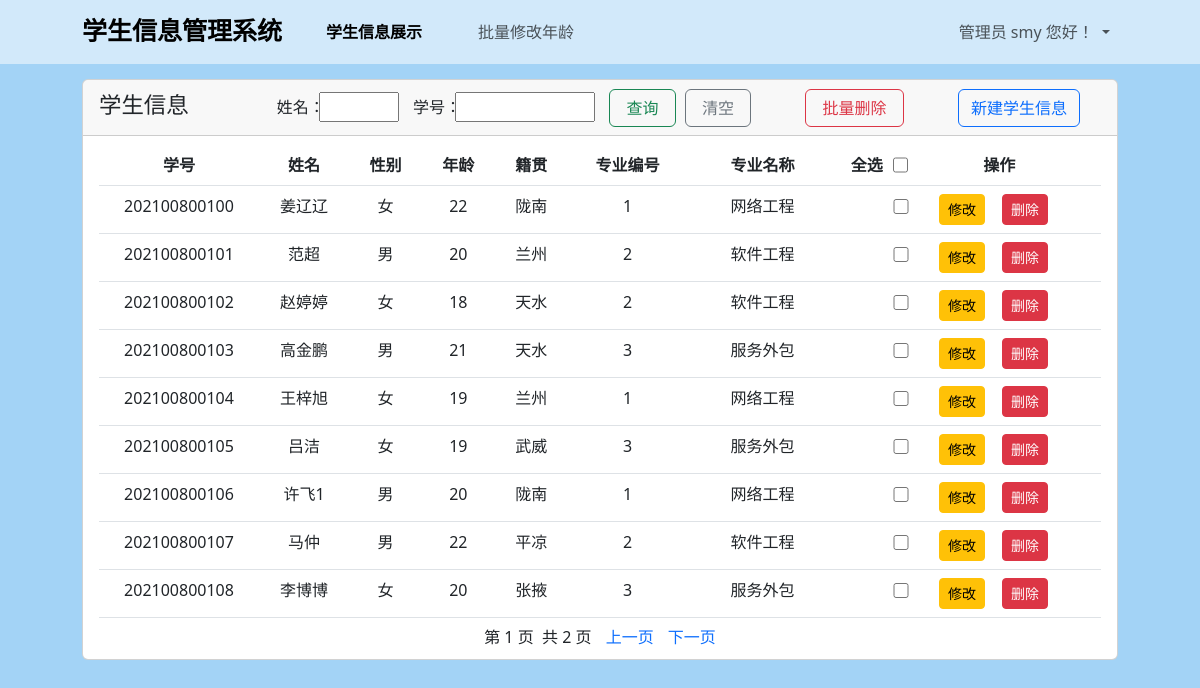
The app's page / (signed in) with its own data.
### tables this page shows
CREATE TABLE student(
        id INT PRIMARY KEY     NOT NULL,
        name       VARCHAR(50) NOT NULL,
        sex        CHAR(2)     NOT NULL,
        age        INT         NOT NULL,
        origin     VARCHAR(50) NOT NULL,
        profession_id int NOT NULL
        );

CREATE TABLE "profession"(id INT,name TEXT);

### main.py (the view)
@app.route("/", methods=["GET"])
def home():
    if not CheckLogin():
        return redirect(url_for("login"))
    select_condition = {}
    strWhere = []
    if "name" in request.args:
        name = request.args["name"]
        select_condition["name"] = name
        if name != "":
            strWhere.append("s.name like '%%%s%%'" % name)
    if "id" in request.args:
        ID = request.args["id"]
        select_condition["id"] = ID
        if ID != "":
            strWhere.append("s.id like '%%%s%%'" % ID)
    sql = """SELECT count(*) count FROM student s"""
    if len(strWhere) > 0:
        sql = sql + " where " + " and ".join(strWhere) + ";"
    count, _ = selectData(conn, sql)
    total_page_number = math.ceil(count[0]["count"] / 9 - 1) + 1
    page_number = "1"
    if "page" in request.args:
        page = request.args["page"]
        if int(page) <= 0:
            page_number = 1
            page = ""
        elif int(page) > total_page_number:
            page = str(total_page_number)
        if page != "":
            page_number = page
            sql = """SELECT s.*,p.name profession_name
                     FROM student s INNER JOIN profession p
                     ON s.profession_id = p.id
                     %s
                     ORDER BY s.id
                     LIMIT 9 %s;""" % (
                ("where " + " and ".join(strWhere)) if (len(strWhere) > 0) else "",
                "OFFSET " + str(9 * (int(page) - 1)) if (int(page) > 0) else "",
            )
        else:
            sql = """SELECT s.*,p.name profession_name
                     FROM student s INNER JOIN profession p
                     ON s.profession_id = p.id
                     %s
                     ORDER BY s.id
                     LIMIT 9;""" % (
                ("where " + " and ".join(strWhere)) if (len(strWhere) > 0) else ""
            )
    else:
        sql = """SELECT s.*,p.name profession_name
                 FROM student s INNER JOIN profession p
                 ON s.profession_id = p.id
                 %s
                 ORDER BY s.id
                 LIMIT 9;""" % (
            ("where " + " and ".join(strWhere)) if (len(strWhere) > 0) else ""
        )
    students, fields = selectData(conn, sql)
    if "template" in request.args:
        template_name = request.args["template"]
        if template_name == "update_index":
            return render_template(
                "update_index.html",
                total_page_number=total_page_number,
                students=students,
                username=session["username"],
                page_number=page_number,
                select_condition=select_condition,
                fields=fields,
                updateAges=request.args.get("updateAges"),
                error_message=request.args.get("error_message"),
            )
    else:
        return render_template(
            "index.html",
            total_page_number=total_page_number,
            students=students,
            username=session["username"],
            page_number=page_number,
            select_condition=select_condition,
            error_message=request.args.get("error_message"),
        )

### dbOperations.py (called while the page is built)
def selectData(conn, sql):
    cursor = conn.cursor()
    cursor.execute(sql)
    fields = []  # 表中所有的字段
    for column in cursor.description:
        fields.append(column[0])
    result = cursor.fetchall()
    cursor.close()
    return result, fields

### main.py (called while the page is built)
def CheckLogin():
    if "username" in session:
        return True
    else:
        return False

### templates/index.html (shortened to what this page needs)
<!DOCTYPE html>
<html lang="zn">
<head>
    <link href="../static/bootstrap/5.3.0/css/bootstrap.min.css" rel="stylesheet">
</head>
<body>
<nav class="navbar navbar-expand-lg" style="background-color: #d2e9fa;">
    <div class="container">
        <span class="navbar-brand" id="brand">学生信息管理系统</span>
        <ul class="navbar-nav me-auto mb-2 mb-lg-0">
            <li class="nav-item my-item">
                <a class="nav-link active" role="button" href="/" id="navLink1" style="font-weight: bold">
                    学生信息展示
                </a>
            </li>
            <li class="nav-item my-item">
                <a class="nav-link" role="button" href="/?template=update_index" id="navLink2">
                    批量修改年龄
                </a>
            </li>
        </ul>
        <ul class="navbar-nav">
            <li class="nav-item dropdown">
                <a class="nav-link dropdown-toggle" href="#" role="button" data-bs-toggle="dropdown"
                   aria-expanded="false">
                    管理员 {{ username }} 您好！
                </a>
            </li>
        </ul>
    </div>
</nav>
<div class="container">
    <div class="row">
        <div class="col-12">
            <div class="card" style="margin-top:15px;">
                <div class="card-header">
                    <span class="title">学生信息</span>
                    <form style="display: inline-block; margin-left: 7vw; margin-right: 5px;">
                        <label for="name">姓名：</label>
                        <input type="text" name="name" id="name" value="{{ select_condition["name"] }}">
                        <label for="id">学号：</label>
                        <input name="id" id="id" value="{{ select_condition["id"] }}">
                        <button class="btn btn-outline-success" type="button" onclick="select()">&nbsp;查询&nbsp;
                        </button>
                    </form>
                    <button class="btn btn-outline-secondary" onclick="select_reset()" style="margin-right: 50px;">
                        &nbsp;清空&nbsp;
                    </button>
                    <button class="btn btn-outline-danger" style="margin-right: 50px;"
                            id="delete_selected_students_button">&nbsp;批量删除&nbsp;
                    </button>
                    <a href="/add" class="btn btn-outline-primary">新建学生信息</a>
                </div>
                <div class="card-body">
                    <table class="table table-hover" id="table_body">
                        <thead>
                        <tr>
                            <th>学号</th>
                            <th>姓名</th>
                            <th>性别</th>
                            <th>年龄</th>
                            <th>籍贯</th>
                            <th>专业编号</th>
                            <th>专业名称</th>
                            <th>
                                <span>操作</span>
                                <div style="width: 60px; float:left; position: relative; left: 5px;">
                                    <label for="selectAll" style="float:left; margin-right: 10px">全选</label>
                                    <input type="checkbox" id="selectAll"
                                           style="width: 15px; height: 24px; margin: 0; float:left;"
                                           autocomplete="off">
                                </div>
                            </th>
                        </tr>
                        </thead>
                        <tbody>
                        {% for student in students %}
                            <tr>
                                {% for value in student %}
                                    <td>{{ value }}</td>
                                {% endfor %}
                                <td>
                                    <input type="checkbox" class="my_checkbox" name="checkbox"
                                           id="checkbox{{ student["id"] }}" value="{{ student["id"] }}"
                                           style="width: 40px" autocomplete="off">
                                    <a href="/update?id={{ student["id"] }}" class="btn btn-warning btn-sm">修改</a>
                                    <button class="btn btn-danger btn-sm"
                                            data-bs-toggle="modal" data-bs-target="#confirm_modal_{{ student["id"] }}">
                                        删除
                                    </button>
                                </td>
                            </tr>
                        {% endfor %}
                        </tbody>
                    </table>
                    <div class="text-center" id="table_footer">
                        <span style="margin-right: 10px;">第 {{ page_number }} 页&nbsp;&nbsp;共 {{ total_page_number }} 页</span>
                        <a href="/?page={{ page_number|int - 1 }}&name={{ select_condition["name"] }}&id={{ select_condition["id"] }}"
                           style="margin-right: 10px;text-decoration: none;" id="lastPageLink">上一页</a>
                        <a href="/?page={{ page_number|int + 1 }}&name={{ select_condition["name"] }}&id={{ select_condition["id"] }}"
                           style="text-decoration: none;" id="nextPageLink">下一页</a>
                    </div>
                </div>
            </div>
        </div>
    </div>
</div>
</body>
</html>

### templates/index.html (style rules this page uses)
body { background: #a3d3f6; }
.title { font-size: 140%; }
.container { max-width: 1060px; }
tbody tr td:last-child a { text-decoration: none; }
tbody tr td:last-child button { margin-left: 13px; }
tbody tr { text-align: center; }
thead tr { text-align: center; }
thead tr th:nth-child(1) { width: 160px; }
thead tr th:nth-child(2) { width: 90px; }
thead tr th:nth-child(6) { width: 120px; }
thead tr th:nth-child(7) { width: 150px; }
.my-item { margin: auto 20px; }
input { width: 140px; margin-left: -10px; margin-right: 10px; }
#brand { font-family: "楷体", serif; font-weight: bold; font-size: 25px; }
#table_footer { height: 2px; position: relative; top: -16px; }
#table_body { position: relative; top: -7px; }
.my_checkbox { width: 15px; height: 15px; }
#name { width: 80px; }

### records on screen
student: id "202100800100", name "姜辽辽", student "女" "22" "1", origin "陇南"
profession: name "网络工程"
student: id "202100800101", name "范超", student "男" "20" "2", origin "兰州"
profession: name "软件工程"
student: id "202100800102", name "赵婷婷", student "女" "18" "2", origin "天水"
student: id "202100800103", name "高金鹏", student "男" "21" "3", origin "天水"
profession: name "服务外包"
student: id "202100800104", name "王梓旭", student "女" "19" "1", origin "兰州"
student: id "202100800105", name "吕洁", student "女" "19" "3", origin "武威"
student: id "202100800106", name "许飞1", student "男" "20" "1", origin "陇南"
student: id "202100800107", name "马仲", student "男" "22" "2", origin "平凉"
student: id "202100800108", name "李博博", student "女" "20" "3", origin "张掖"

### other values on screen
{{ username }} "smy"
{{ page_number }} "1"
{{ total_page_number }} "2"
